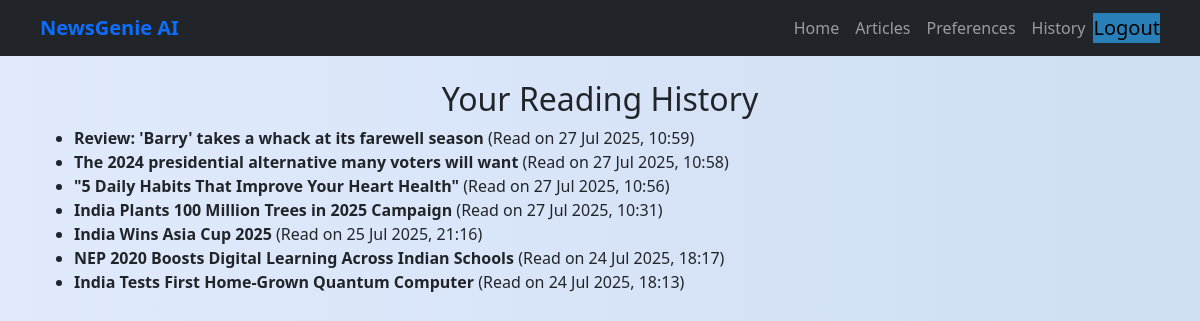
The app's page /articles/history/ (signed in), older data.
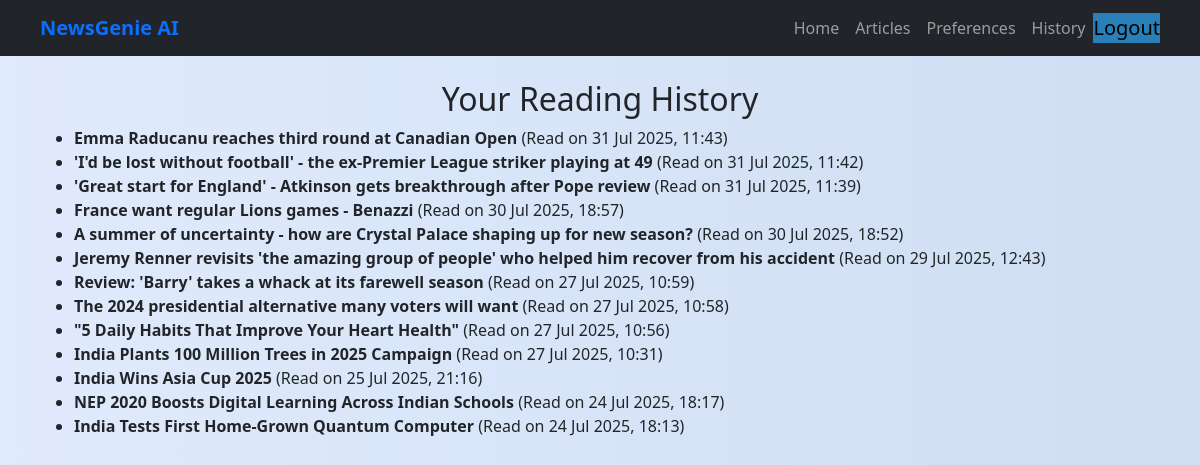
The same page, newer data.
### news/models.py (models this page shows, shortened)
class ReadingHistory(models.Model):
    user = models.ForeignKey(User, on_delete=models.CASCADE)
    article = models.ForeignKey(Article, on_delete=models.CASCADE)
    read_at = models.DateTimeField(auto_now_add=True)
    class Meta:
        unique_together = ('user', 'article')

class Article(models.Model):
    title = models.CharField(max_length=200)
    content = models.TextField()
    summary = models.TextField(blank=True, null=True)
    source_url = models.URLField()
    categories = models.ManyToManyField(Category)
    published_date = models.DateTimeField(default=timezone.now)
    source = models.CharField(max_length=100, default='Unknown')
    link = models.URLField(null=True, blank=True)
    publication_date = models.DateTimeField(null=True, blank=True)
    author = models.CharField(max_length=255, default='Unknown')
    created_at = models.DateTimeField(auto_now_add=True)
    audio_file = models.FileField(upload_to='news_audio/', blank=True, null=True)
    class Meta:
        ordering = ['-published_date']

### news/views.py (the view)
# urls.py: path('history/', views.reading_history, name='reading_history'),
@login_required
def reading_history(request):
    history = ReadingHistory.objects.filter(
        user=request.user
    ).select_related('article').order_by('-read_at')
    return render(request, 'news/reading_history.html', {'history': history})

### news/templates/news/reading_history.html
{% extends 'base.html' %}
{% block content %}
  <div class="container mt-4">
    <h2>Your Reading History</h2>
    {% if history %}
      <ul>
        {% for entry in history %}
          <li>
            <strong>{{ entry.article.title }}</strong> (Read on {{ entry.read_at|date:"d M Y, H:i" }})
          </li>
        {% endfor %}
      </ul>
    {% else %}
      <p>You haven't read any articles yet.</p>
    {% endif %}
  </div>
{% endblock %}

### templates/base.html (shortened to what this page needs)
{% load static %}
<!DOCTYPE html>
<html lang="en">
<head>
    <link rel="stylesheet" href="{% static 'css/styles.css' %}">
    <link href="https://cdn.jsdelivr.net/npm/bootstrap@5.3.3/dist/css/bootstrap.min.css" rel="stylesheet">
    <link href="https://cdn.jsdelivr.net/npm/bootstrap-icons@1.11.3/font/bootstrap-icons.css" rel="stylesheet">
</head>
<body>
<nav class="navbar navbar-expand-lg navbar-dark bg-dark w-100">
  <div class="container-fluid px-4 d-flex justify-content-between align-items-center">
    <a class="navbar-brand fw-bold text-primary" >NewsGenie AI</a>
      <div class="collapse navbar-collapse" id="navbarNav">
        <ul class="navbar-nav ms-auto">
           {% if user.is_authenticated %}
            <li class="nav-item">
              <a class="nav-link {% if request.path == '/' %}active{% endif %}" href="{% url 'landing' %}">Home</a>
            </li>
            <li class="nav-item">
              <a class="nav-link {% if request.path == '/articles/' %}active{% endif %}" href="{% url 'home' %}">Articles</a>
            </li>
            <li class="nav-item">
              <a class="nav-link {% if request.path == '/preferences/' %}active{% endif %}" href="{% url 'users:preferences' %}">Preferences</a>
            </li>
            <li class="nav-item">
              <a class="nav-link {% if request.path == '/History/' %}active{% endif %}" href="{% url 'reading_history' %}">History</a>
            </li>
            <form class="navbar-brand" method="post" action="{% url 'logout' %}">
            <button type="submit">Logout</button>
            </form>
              {% endif %}
              </ul>
        </div>
      </div>
    </nav>
    {% block content %}{% endblock %}
</body>
</html>

### static/css/styles.css (style rules this page uses)
body { font-family: 'Segoe UI', Tahoma, Geneva, Verdana, sans-serif; background: linear-gradient(to right, #e0eafc, #cfdef3); margin: 0; padding: 0; }
nav { background-color: #2c3e50; padding: 0; display: flex; border-spacing: 0; }
nav a { color: #ecf0f1; text-decoration: none; font-weight: bold; padding: 0.5rem 1rem; transition: background 0.3s, color 0.3s; }
h2 { text-align: center; margin-bottom: 1rem; }
button { background-color: #2980b9; border: none; padding: 0; border-radius: 0px; font-size: 1rem; cursor: pointer; }

Row changes from the older to the newer data that the page shows:
added ReadingHistory: article "Emma Raducanu reaches third round at Canadian Open", read_at "31 Jul 2025, 11:43"
added ReadingHistory: article "'I'd be lost without football' - the ex-Premier League striker playing at 49", read_at "31 Jul 2025, 11:42"
added ReadingHistory: article "'Great start for England' - Atkinson gets breakthrough after Pope review", read_at "31 Jul 2025, 11:39"
added ReadingHistory: article "France want regular Lions games - Benazzi", read_at "30 Jul 2025, 18:57"
added ReadingHistory: article "A summer of uncertainty - how are Crystal Palace shaping up for new season?", read_at "30 Jul 2025, 18:52"
added ReadingHistory: article "Jeremy Renner revisits 'the amazing group of people' who helped him recover from his accident", read_at "29 Jul 2025, 12:43"
